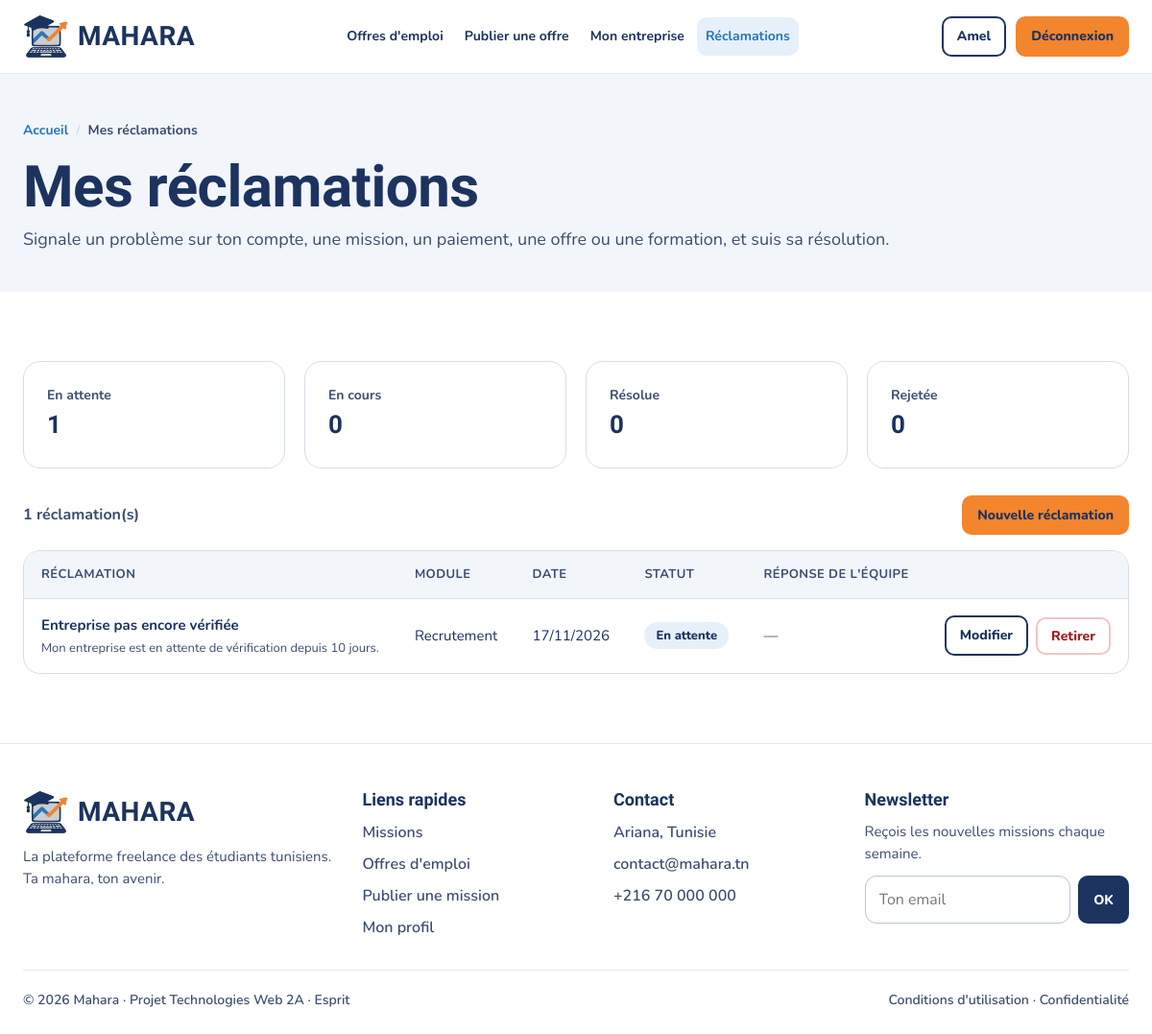
Screenshot of /index.php?page=mes-reclamations (signed in) with the database file from the repository.
### tables this page shows
CREATE TABLE utilisateur (
    id_utilisateur   INT AUTO_INCREMENT PRIMARY KEY,
    nom              VARCHAR(50)  NOT NULL,
    prenom           VARCHAR(50)  NOT NULL,
    email            VARCHAR(100) NOT NULL UNIQUE,
    mot_de_passe     VARCHAR(255) NOT NULL,           
    telephone        VARCHAR(20),
    role             ENUM('etudiant','client','recruteur','admin') NOT NULL,
    statut           ENUM('en_attente','actif','suspendu') NOT NULL DEFAULT 'en_attente',
    date_inscription DATETIME DEFAULT CURRENT_TIMESTAMP
);

CREATE TABLE IF NOT EXISTS reclamation (
    id_reclamation   INT AUTO_INCREMENT PRIMARY KEY,
    sujet            VARCHAR(150) NOT NULL,
    description      TEXT         NOT NULL,
    type_probleme    ENUM('compte','portfolio','mission','recrutement','paiement','formation','autre')
                     NOT NULL DEFAULT 'autre',                
    statut           ENUM('en_attente','en_cours','resolue','rejetee') NOT NULL DEFAULT 'en_attente',
    reponse          TEXT,                                     
    date_reclamation DATETIME DEFAULT CURRENT_TIMESTAMP,
    date_traitement  DATETIME,                                 
    id_utilisateur   INT NOT NULL,                             
    id_admin         INT NULL,                                 
    FOREIGN KEY (id_utilisateur) REFERENCES utilisateur(id_utilisateur) ON DELETE CASCADE,
    FOREIGN KEY (id_admin)       REFERENCES utilisateur(id_utilisateur) ON DELETE SET NULL
);

### app/Controllers/Controller.php (called while the page is built, shortened)
<?php
abstract class Controller
{
    public function __construct()
    {
        $this->db = Database::getConnexion();
    }
    protected function renderFront(string $view, array $data = []): void
    {
        $data['csrfToken'] = AuthController::getCsrfToken();
        extract($data);
        require_once __DIR__ . '/../Views/front/' . $view . '.php';
    }
    protected function requireLogin(string $page): void
    {
        AuthController::requireAuth($page);
    }
}

### app/Controllers/ReclamationController.php (called while the page is built, shortened)
<?php
class ReclamationController extends Controller
{
    public function byUtilisateur(int $idUtilisateur): array
    {
        $stmt = $this->db->prepare(self::SELECT . ' WHERE r.id_utilisateur = :id ORDER BY r.date_reclamation DESC');
        $stmt->execute(['id' => $idUtilisateur]);
        return array_map(fn(array $row) => Reclamation::fromArray($row), $stmt->fetchAll());
    }
    public function countEnAttente(int $idUtilisateur): int
    {
        $stmt = $this->db->prepare(
            "SELECT COUNT(*) FROM reclamation WHERE id_utilisateur = :id AND statut = 'en_attente'"
        );
        $stmt->execute(['id' => $idUtilisateur]);
        return (int) $stmt->fetchColumn();
    }
    public function countParStatut(?int $idUtilisateur = null): array
    {
        $sql    = 'SELECT statut, COUNT(*) AS nb FROM reclamation';
        $params = [];
        if ($idUtilisateur !== null) {
            $sql .= ' WHERE id_utilisateur = :id';
            $params['id'] = $idUtilisateur;
        }
        $stmt = $this->db->prepare($sql . ' GROUP BY statut');
        $stmt->execute($params);
        $stats = array_fill_keys(array_keys(self::STATUTS), 0);
        foreach ($stmt->fetchAll() as $ligne) {
            $stats[$ligne['statut']] = (int) $ligne['nb'];
        }
        return $stats;
    }
    public function mesReclamations(): void
    {
        $this->requireLogin('mes-reclamations');
        $idUser = (int) $_SESSION['user_id'];
        $this->renderFront('mes-reclamations', [
            'reclamations' => $this->byUtilisateur($idUser),
            'stats'        => $this->countParStatut($idUser),
            'peutDeposer'  => $this->countEnAttente($idUser) < self::MAX_EN_ATTENTE,
            'maxEnAttente' => self::MAX_EN_ATTENTE,
            'types'        => self::TYPES,
            'statuts'      => self::STATUTS,
            'flash'        => takeFlash(),
        ]);
    }
}

### index.php (called while the page is built, shortened)
<?php
require_once __DIR__ . '/config/database.php';
require_once __DIR__ . '/app/helpers.php';
$routes = require __DIR__ . '/app/routes.php';
$page   = $_GET['page'] ?? 'accueil';
$route = (is_string($page) && isset($routes[$page])) ? $routes[$page] : null;
[$controller, $method] = $route !== null ? array_pad(explode('@', $route), 2, 'index') : ['ErreurController', 'index'];
(new $class())->$method();

### app/helpers.php (called while the page is built, shortened)
<?php
function isActive(string $page, string $currentPage): string
{
    return $page === $currentPage ? 'active' : '';
}
function currentUser(): ?array
{
    return [
        'id'     => (int) $_SESSION['user_id'],
        'nom'    => $_SESSION['nom'] ?? '',
        'prenom' => $_SESSION['prenom'] ?? '',
        'email'  => $_SESSION['email'] ?? '',
        'role'   => $_SESSION['role'] ?? '',
    ];
}
function isLoggedIn(): bool
{
    return !empty($_SESSION['user_id']);
}
function e(mixed $valeur): string
{
    return htmlspecialchars((string) $valeur, ENT_QUOTES, 'UTF-8');
}
function dateFr(?string $date, bool $heure = false): string
{
    return date($heure ? 'd/m/Y H:i' : 'd/m/Y', strtotime($date));
}

### config/database.php (called while the page is built)
<?php
class Database
{
    private static ?PDO $pdo = null;
    public static function getConnexion(): PDO
    {
        if (!isset(self::$pdo)) {
            try {
                self::$pdo = new PDO(
                    'mysql:host=localhost;dbname=mahara;charset=utf8mb4',
                    'root',
                    '',
                    [
                        PDO::ATTR_ERRMODE            => PDO::ERRMODE_EXCEPTION,
                        PDO::ATTR_DEFAULT_FETCH_MODE => PDO::FETCH_ASSOC,
                        PDO::ATTR_EMULATE_PREPARES   => false,
                    ]
                );
            } catch (Exception $e) {
                http_response_code(500);
                die('Erreur : base de données indisponible. Démarrez MySQL dans XAMPP et importez database/mahara.sql.');
            }
        }
        return self::$pdo;
    }
}

### app/Controllers/AuthController.php (called while the page is built, shortened)
<?php
class AuthController extends Controller
{
    public static function isAuthenticated(): bool
    {
        return !empty($_SESSION['user_id']);
    }
    public static function requireAuth(string $retour = 'accueil', string $pageConnexion = 'connexion'): void
    {
        if (self::isAuthenticated()) {
            $stmt = Database::getConnexion()->prepare('SELECT * FROM utilisateur WHERE id_utilisateur = :id LIMIT 1');
            $stmt->execute(['id' => (int) $_SESSION['user_id']]);
            $row = $stmt->fetch();
            if ($row && $row['statut'] !== 'suspendu') {
                return;
            }
        }
        exit;
    }
}

### app/Models/Reclamation.php (called while the page is built, shortened)
<?php
class Reclamation
{
    private int $id = 0;
    private string $sujet = '';
    private string $description = '';
    private string $typeProbleme = 'autre';
    private string $statut = 'en_attente';
    private ?string $reponse = null;
    private string $dateReclamation = '';
    public function getId(): int
    {
        return $this->id;
    }
    public function getSujet(): string
    {
        return $this->sujet;
    }
    public function getDescription(): string
    {
        return $this->description;
    }
    public function getTypeProbleme(): string
    {
        return $this->typeProbleme;
    }
    public function getStatut(): string
    {
        return $this->statut;
    }
    public function getReponse(): ?string
    {
        return $this->reponse;
    }
    public function getDateReclamation(): string
    {
        return $this->dateReclamation;
    }
    public function setId(int $id): void
    {
        $this->id = $id;
    }
    public function setSujet(string $sujet): void
    {
        $this->sujet = $sujet;
    }
    public function setDescription(string $description): void
    {
        $this->description = $description;
    }
    public function setTypeProbleme(string $typeProbleme): void
    {
        $this->typeProbleme = $typeProbleme;
    }
    public function setStatut(string $statut): void
    {
        $this->statut = $statut;
    }
    public function setReponse(?string $reponse): void
    {
        $this->reponse = $reponse;
    }
    public function setDateReclamation(string $dateReclamation): void
    {
        $this->dateReclamation = $dateReclamation;
    }
}

### app/Views/front/mes-reclamations.php (the view, shortened to what this page needs)
<?php
$currentPage = 'mes-reclamations';
$badges = ['en_attente' => '', 'en_cours' => 'badge-orange', 'resolue' => 'badge-green', 'rejetee' => 'badge-red'];
?>
<!DOCTYPE html>
<html lang="fr">
<head>
<?php require_once __DIR__ . '/includes/head.php'; ?>
</head>
<body>
<?php require_once __DIR__ . '/includes/navbar.php'; ?>
    <section class="page-header">
        <div class="container">
            <ol class="breadcrumb"><li><a href="index.php?page=accueil">Accueil</a></li><li>Mes réclamations</li></ol>
            <h1>Mes réclamations</h1>
            <p>Signale un problème sur ton compte, une mission, un paiement, une offre ou une formation, et suis sa résolution.</p>
        </div>
    </section>
    <section class="section">
        <div class="container">
            <div class="grid grid-4" style="margin-bottom:28px">
                <?php foreach ($statuts as $statut => $libelle): ?>
                    <div class="card stat-card"><span><?= e($libelle) ?></span><strong><?= (int) $stats[$statut] ?></strong></div>
                <?php endforeach; ?>
            </div>
            <div class="result-bar" style="margin-bottom:16px">
                <span><?= count($reclamations) ?> réclamation(s)</span>
                <?php if ($peutDeposer): ?>
                    <a href="index.php?page=reclamation-form" class="btn btn-primary btn-sm">Nouvelle réclamation</a>
                <?php else: ?>
                    <span class="text-muted">Maximum <?= (int) $maxEnAttente ?> réclamations en attente atteint.</span>
                <?php endif; ?>
            </div>
            <div class="card table-card">
                <table class="data-table">
                    <thead><tr><th>Réclamation</th><th>Module</th><th>Date</th><th>Statut</th><th>Réponse de l'équipe</th><th></th></tr></thead>
                    <tbody>
                        <?php foreach ($reclamations as $r):  ?>
                        <tr>
                            <td><strong><?= e($r->getSujet()) ?></strong><small><?= e(mb_strimwidth($r->getDescription(), 0, 90, '…')) ?></small></td>
                            <td class="nowrap"><?= e($types[$r->getTypeProbleme()] ?? $r->getTypeProbleme()) ?></td>
                            <td class="nowrap"><?= e(dateFr($r->getDateReclamation())) ?></td>
                            <td><span class="badge <?= $badges[$r->getStatut()] ?? '' ?>"><?= e($statuts[$r->getStatut()] ?? $r->getStatut()) ?></span></td>
                            <td>
                                <?php if ($r->getReponse() !== null): ?>
                                    <?= nl2br(e($r->getReponse())) ?>
                                    <small><?= e($r->getAdmin() ?? 'Équipe Mahara') ?><?= $r->getDateTraitement() !== null ? ' · ' . e(dateFr($r->getDateTraitement())) : '' ?></small>
                                <?php else: ?>
                                    <span class="text-muted">—</span>
                                <?php endif; ?>
                            </td>
                            <td>
                                <?php if ($r->getStatut() === 'en_attente'): ?>
                                <div class="card-actions">
                                    <a href="index.php?page=reclamation-form&amp;id=<?= $r->getId() ?>" class="btn btn-outline btn-sm">Modifier</a>
                                    <form method="post" action="index.php?page=mes-reclamations" style="display:inline">
                                        <button type="submit" class="btn btn-outline btn-sm btn-danger" data-confirm="Retirer cette réclamation ?">Retirer</button>
                                    </form>
                                </div>
                                <?php endif; ?>
                            </td>
                        </tr>
                        <?php endforeach; ?>
                    </tbody>
                </table>
            </div>
        </div>
    </section>
<?php require_once __DIR__ . '/includes/footer.php'; ?>
</body>
</html>

### app/Views/front/includes/navbar.php (shortened to what this page needs)
<?php
$currentPage = $currentPage ?? 'accueil';
$sectionsAccueil = [
    'espaces'           => 'Espaces',
    'competences'       => 'Compétences',
    'comment-ca-marche' => 'Comment ça marche',
    'missions-recentes' => 'Missions',
];
$ancre = fn(string $id): string => ($currentPage === 'accueil' ? '' : 'index.php?page=accueil') . '#' . $id;
$liensParRole = [
    'etudiant'  => ['missions' => 'Missions', 'offres' => "Offres d'emploi", 'formations' => 'Formations', 'portfolio' => 'Portfolio', 'mes-candidatures' => 'Mes candidatures', 'mes-reclamations' => 'Réclamations'],
    'client'    => ['missions' => 'Missions', 'publier-mission' => 'Publier une mission', 'mes-missions' => 'Mes missions', 'mes-reclamations' => 'Réclamations'],
    'recruteur' => ['offres' => "Offres d'emploi", 'publier-offre' => 'Publier une offre', 'mon-entreprise' => 'Mon entreprise', 'mes-reclamations' => 'Réclamations'],
    'admin'     => ['missions' => 'Missions', 'offres' => "Offres d'emploi", 'formations' => 'Formations', 'dashboard' => 'Back office'],
];
$liensMembre = isLoggedIn() ? ($liensParRole[currentUser()['role']] ?? []) : [];
?>
    <nav class="navbar">
        <div class="container">
            <a href="index.php?page=accueil" class="navbar-brand">
                <img src="app/Views/front/assets/img/logo-icone.png" alt="">
                <span>MAHARA</span>
            </a>
            <div class="navbar-collapse">
                <ul class="navbar-nav">
<?php if (!isLoggedIn()): ?>
                    <li><a href="<?= $ancre('haut') ?>" class="nav-link <?= isActive('accueil', $currentPage) ?>">Accueil</a></li>
<?php foreach ($sectionsAccueil as $id => $libelle): ?>
                    <li><a href="<?= $ancre($id) ?>" class="nav-link"><?= $libelle ?></a></li>
<?php endforeach; ?>
<?php else: ?>
<?php foreach ($liensMembre as $page => $libelle): ?>
                    <li><a href="index.php?page=<?= $page ?>" class="nav-link <?= isActive($page, $currentPage) ?>"><?= $libelle ?></a></li>
<?php endforeach; ?>
<?php endif; ?>
                </ul>
            </div>
            <div class="navbar-actions">
<?php if (isLoggedIn()): ?>
                <a href="index.php?page=profil" class="btn btn-outline btn-sm" title="Mon profil"><?= htmlspecialchars(currentUser()['prenom']) ?></a>
                <a href="index.php?page=deconnexion" class="btn btn-primary btn-sm">Déconnexion</a>
<?php else: ?>
                <a href="index.php?page=connexion" class="btn btn-outline btn-sm">Connexion</a>
                <a href="index.php?page=inscription" class="btn btn-primary btn-sm">S'inscrire</a>
<?php endif; ?>
            </div>
        </div>
    </nav>

### rows the page displays
utilisateur: role "Offres d'emploi", role "Publier une offre", role "Mon entreprise", role "Réclamations", prenom "Amel"
reclamation: libelle "En attente", statut "1", sujet "Entreprise pas encore vérifiée", description "Mon entreprise est en attente de vérification depuis 10 jours.", type_probleme "Recrutement", date_reclamation "17/11/2026", statut "En attente"

### other values shown
$libelle "En cours"
$stats[$statut] "0"
$libelle "Résolue"
$libelle "Rejetée"
count($reclamations) "1"
